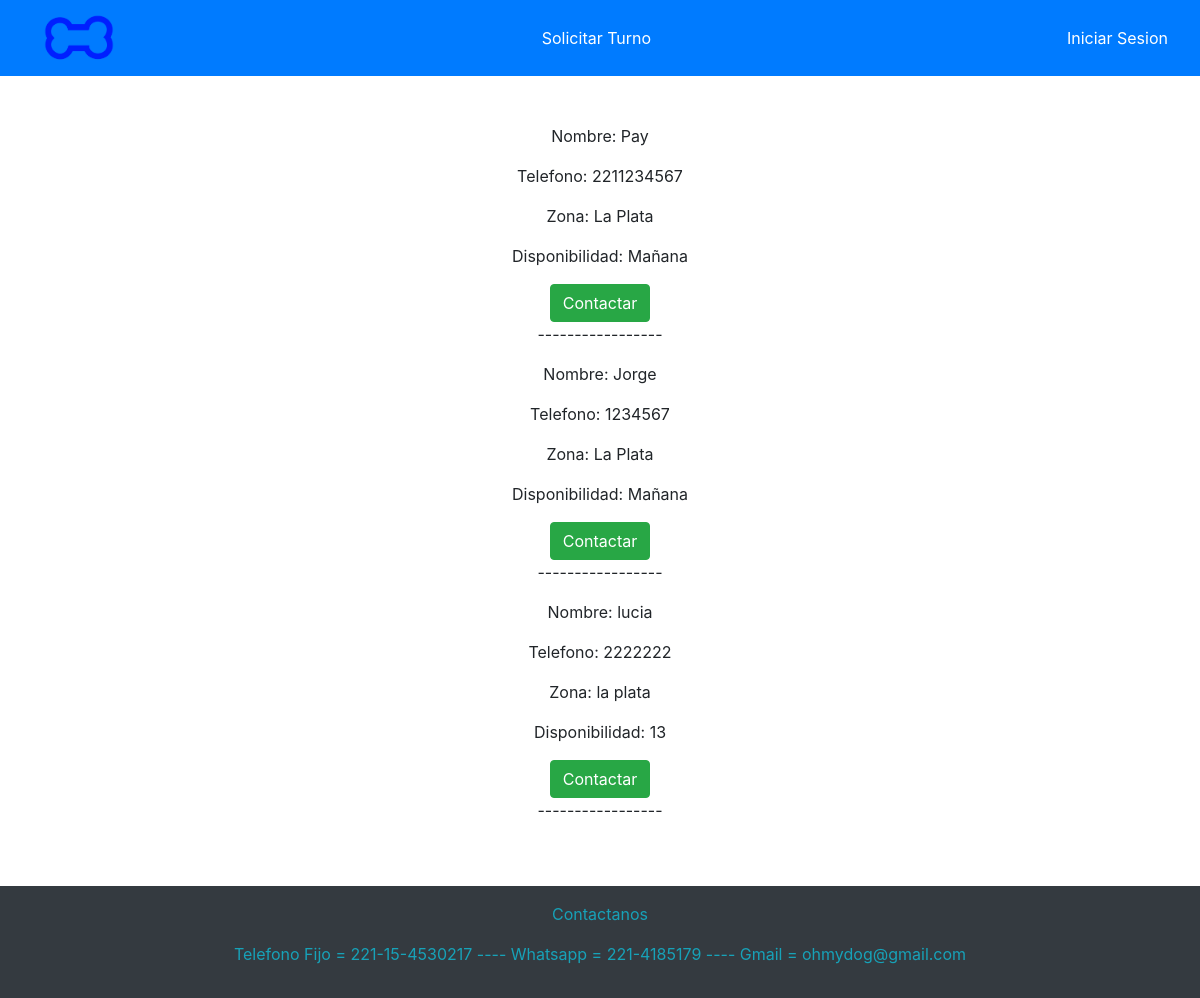
Page /cuidadores on the committed database.
### APP/models.py (models this page shows, shortened)
class Cuidador(models.Model):
    nombre = models.CharField(max_length=50)
    telefono = models.IntegerField()
    zona = models.CharField(max_length=20)
    disponibilidad = models.CharField(max_length=30)

### APP/views.py (the view)
# urls.py: path('cuidadores',views.listarCuidadores,name='cuidadores'),
def listarCuidadores(request):
    context = Cuidador.objects.all()
    return render(request, 'paginas/listaCuidadores.html', {'context': context})

### APP/templates/paginas/listaCuidadores.html (shortened to what this page needs)
{% extends 'paginas/base.html' %}
{% load static %}
{% block contenido %}
<div class="d-flex justify-content-center flex-column align-items-center">
    {% for c in context %}
        <p>Nombre: {{ c.nombre }}</p>
        <p>Telefono: {{ c.telefono }}</p>
        <p>Zona: {{ c.zona }}</p>
        <p>Disponibilidad: {{ c.disponibilidad }}</p>
        <a href="./contactarC/{{c.nombre}}/{{c.telefono}}" class="btn btn-success">Contactar</a>
        <p>-----------------</p>
    {% endfor %}
</div>
{% endblock %}

### rows in the picture
Cuidador: nombre "Pay", telefono "2211234567", zona "La Plata", disponibilidad "Mañana"
Cuidador: nombre "Jorge", telefono "1234567", zona "La Plata", disponibilidad "Mañana"
Cuidador: nombre "lucia", telefono "2222222", zona "la plata", disponibilidad "13"
